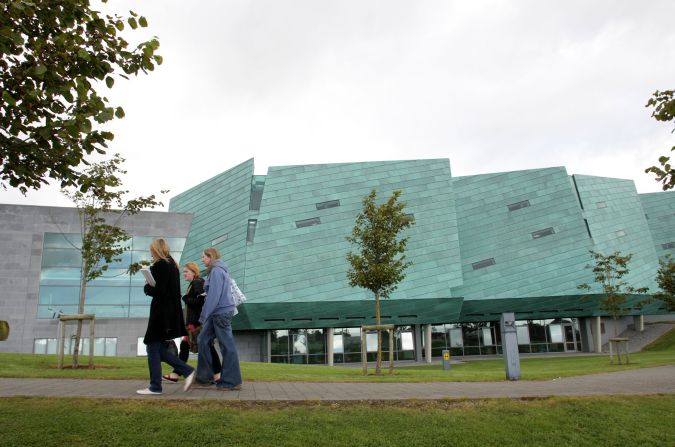
#> input picture Lab9/ATU.jpg, 675 x 447 px
$ python test.py   (older library calls are emulated)
#> lines starting #> are read from the running program, lines starting #| are printed output that depends on the picture
import cv2
import matplotlib.pyplot as plt
import numpy

print ("Lab 9 start")

imgOrig = cv2.imread('ATU.jpg',)
#> imgOrig is the input picture: shape (447, 675, 3); mean B, G, R 146.4, 158.5, 148.9

imgOrig = cv2.cvtColor(imgOrig, cv2.COLOR_BGR2RGB)

# Convert to grayscale
imgGray = cv2.cvtColor(imgOrig, cv2.COLOR_BGR2GRAY)

# Display the image in a window
# cv2.imshow('ATU Grayscale Image', gray_image)

nrows = 3
ncols = 3
plt.subplot(nrows, ncols,1),plt.imshow(imgOrig, cmap = 'gray')
plt.title('Original'), plt.xticks([]), plt.yticks([])
plt.subplot(nrows, ncols,2),plt.imshow(imgGray, cmap = 'gray')
plt.title('GrayScale'), plt.xticks([]), plt.yticks([])


imgOut3 = cv2.GaussianBlur(imgGray,(3, 3),0)
plt.subplot(nrows, ncols,3),plt.imshow(imgOut3, cmap = 'gray')
plt.title('Kernel 3x3'), plt.xticks([]), plt.yticks([])

imgOut5 = cv2.GaussianBlur(imgGray,(5, 5),0)
plt.subplot(nrows, ncols,4),plt.imshow(imgOut5, cmap = 'gray')
plt.title('Kernel 5x5'), plt.xticks([]), plt.yticks([])

imgOut9 = cv2.GaussianBlur(imgGray,(9, 9),0)
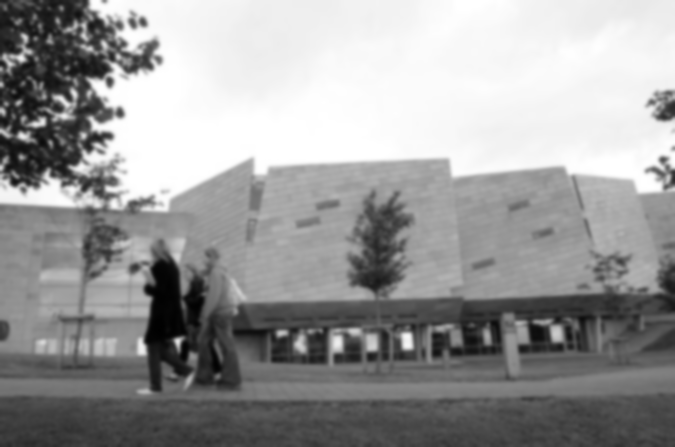
#> imgOut9: shape (447, 675); min 0, max 255, mean 153.9
plt.subplot(nrows, ncols,5),plt.imshow(imgOut9, cmap = 'gray')
plt.title('Kernel 9x9'), plt.xticks([]), plt.yticks([])

imgOut13 = cv2.GaussianBlur(imgGray,(13, 13),0)
plt.subplot(nrows, ncols,6),plt.imshow(imgOut13, cmap = 'gray')
plt.title('Kernel 13x13'), plt.xticks([]), plt.yticks([])

imgForSobel = imgOut9

sobelHorizontal = cv2.Sobel(imgForSobel,cv2.CV_64F,1,0,ksize=5) # x dir
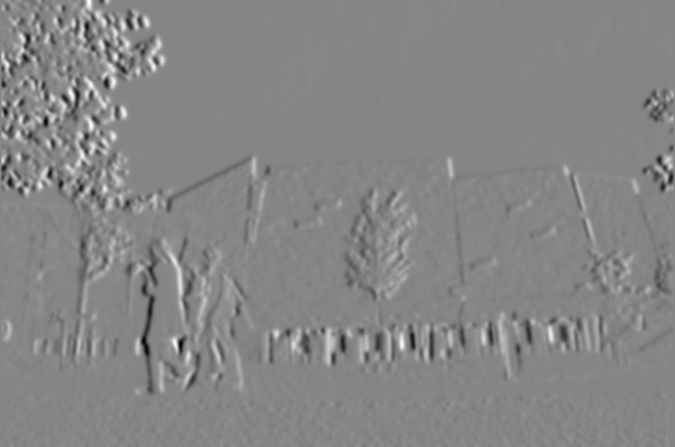
#> sobelHorizontal: shape (447, 675) float64; min -5503, max 4980, mean 7; drawn with min black and max white
sobelVertical = cv2.Sobel(imgForSobel,cv2.CV_64F,0,1,ksize=5) # y dir
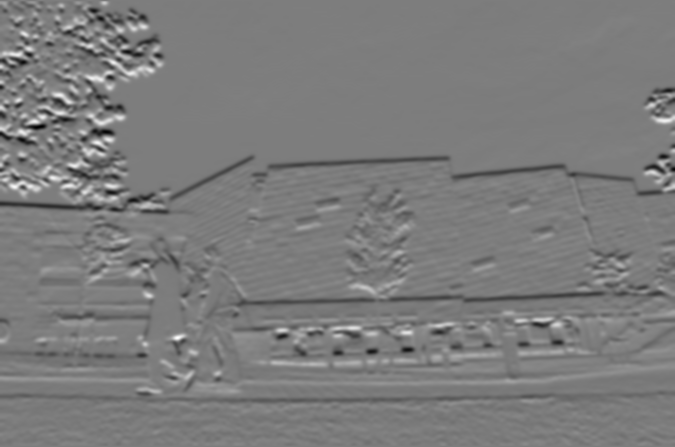
#> sobelVertical: shape (447, 675) float64; min -5327, max 5527, mean -44.3; drawn with min black and max white

sobelTotal = sobelHorizontal + sobelVertical

plt.subplot(nrows, ncols,7),plt.imshow(sobelHorizontal, cmap = 'gray')
plt.title('Sobel horizontal'), plt.xticks([]), plt.yticks([])

plt.subplot(nrows, ncols,8),plt.imshow(sobelVertical, cmap = 'gray')
plt.title('Sobel vertical'), plt.xticks([]), plt.yticks([])

plt.subplot(nrows, ncols,9),plt.imshow(sobelTotal, cmap = 'gray')
plt.title('Sobel total'), plt.xticks([]), plt.yticks([])

sobelTotal = cv2.convertScaleAbs(sobelTotal)
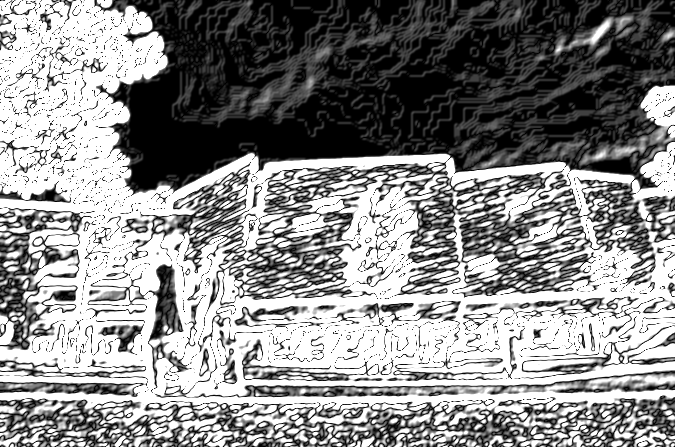
#> sobelTotal: shape (447, 675); min 0, max 255, mean 140

canny100 = cv2.Canny(sobelTotal,100,200)
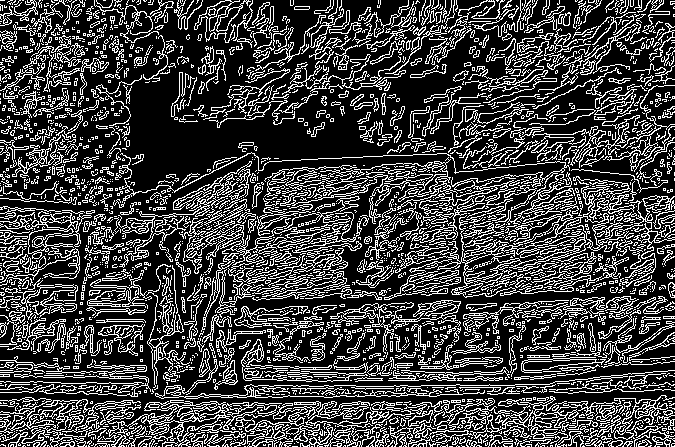
#> canny100: shape (447, 675); 25.9% white in thin lines or dots


canny500 = cv2.Canny(sobelTotal,500,1000)
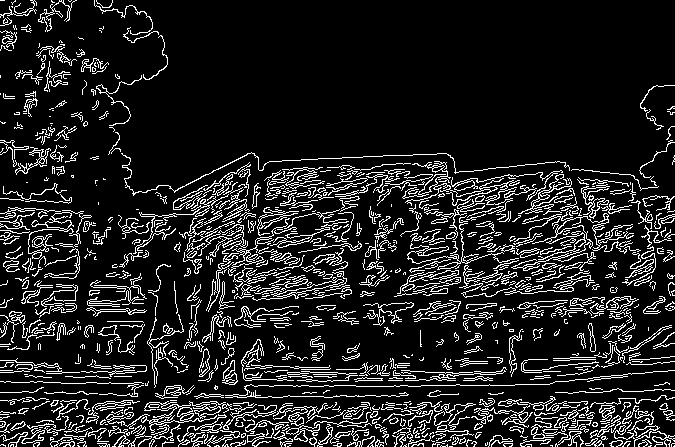
#> canny500: shape (447, 675); 13% white in thin lines or dots


canny600 = cv2.Canny(sobelTotal,600,1200)
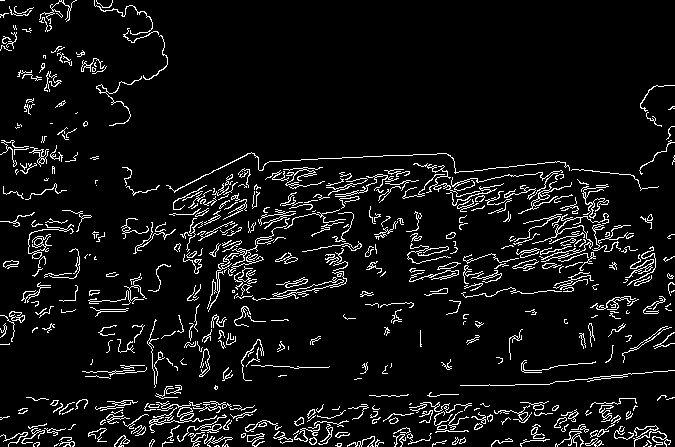
#> canny600: shape (447, 675); 7% white in thin lines or dots

#> (the run stopped early here; a loop or call above may not have finished)
